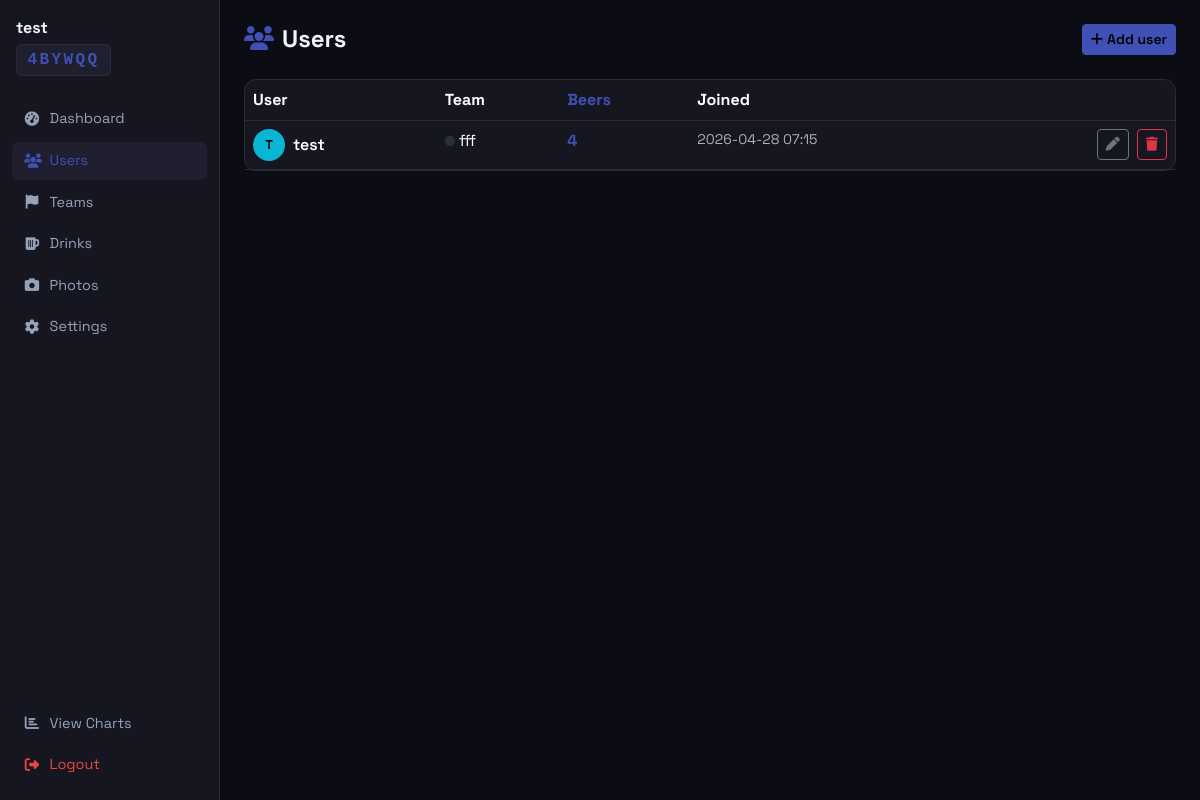
Screenshot of /admin/4BYWQQ/users (signed in) with the database file from the repository.
### models.py (models this page shows, shortened)
class DrinkSession(db.Model):
    __tablename__ = 'drink_session'
    id             = db.Column(db.Integer,    primary_key=True)
    code           = db.Column(db.String(6),  unique=True, nullable=False, index=True)
    name           = db.Column(db.String(100), nullable=False)
    chart_title    = db.Column(db.String(140), nullable=True)
    drink_label    = db.Column(db.String(60),  nullable=True)
    vomit_enabled  = db.Column(db.Boolean,    default=True, nullable=True)
    password_hash  = db.Column(db.String(256), nullable=False)
    is_open        = db.Column(db.Boolean,    default=True,  nullable=False)
    created_at     = db.Column(db.DateTime,   default=datetime.utcnow, nullable=False)
    users  = db.relationship('User',  back_populates='session', cascade='all, delete-orphan')
    teams  = db.relationship('Team',  back_populates='session', cascade='all, delete-orphan')
    drinks = db.relationship('Drink', back_populates='session', cascade='all, delete-orphan')

class User(db.Model):
    __tablename__ = 'user'
    id         = db.Column(db.String(36),  primary_key=True, default=lambda: str(uuid.uuid4()))
    session_id = db.Column(db.Integer,     db.ForeignKey('drink_session.id'), nullable=False)
    team_id    = db.Column(db.Integer,     db.ForeignKey('team.id'),          nullable=True)
    username   = db.Column(db.String(80),  nullable=False)
    color      = db.Column(db.String(7),   nullable=False, default='#3f51b5')
    joined_at  = db.Column(db.DateTime,    default=datetime.utcnow, nullable=False)
    session = db.relationship('DrinkSession', back_populates='users')
    team    = db.relationship('Team',         back_populates='users')
    drinks  = db.relationship('Drink',        back_populates='user', cascade='all, delete-orphan')

class Team(db.Model):
    __tablename__ = 'team'
    id         = db.Column(db.Integer,   primary_key=True)
    session_id = db.Column(db.Integer,   db.ForeignKey('drink_session.id'), nullable=False)
    name       = db.Column(db.String(80), nullable=False)
    color      = db.Column(db.String(7),  nullable=False, default='#3b82f6')
    session = db.relationship('DrinkSession', back_populates='teams')
    users   = db.relationship('User', back_populates='team')
    __table_args__ = (
        db.UniqueConstraint('session_id', 'name', name='uq_team_name_per_session'),
    )

### blueprints/admin.py (the view)
@admin_bp.route('/<code>/users')
@session_admin_required
def users(code):
    ds        = DrinkSession.query.filter_by(code=code).first()
    all_users = User.query.filter_by(session_id=ds.id).all()
    all_teams = Team.query.filter_by(session_id=ds.id).all()
    for u in all_users:
        u.beer_count = Drink.query.filter_by(user_id=u.id, kind='beer').count()
    return render_template('admin/users.html', ds=ds, users=all_users, teams=all_teams)

### blueprints/admin.py (called while the page is built)
def session_admin_required(f):
    @wraps(f)
    def decorated(*args, **kwargs):
        code = kwargs.get('code', '')
        if session.get('superadmin'):
            return f(*args, **kwargs)
        if session.get('session_admin', {}).get('code') != code:
            return redirect(url_for('admin.login', code=code))
        return f(*args, **kwargs)
    return decorated

### templates/admin/users.html (shortened to what this page needs)
{% extends 'admin/base.html' %}
{% block content %}
<div class="d-flex align-items-center justify-content-between mb-4">
    <h4 class="fw-bold mb-0"><i class="fas fa-users text-amber me-2"></i>Users</h4>
    <button class="btn btn-amber btn-sm" data-bs-toggle="modal" data-bs-target="#createUserModal">
        <i class="fas fa-plus me-1"></i>Add user
    </button>
</div>
<div class="card">
    <div class="table-responsive">
        <table class="table table-hover mb-0">
            <thead>
                <tr>
                    <th>User</th>
                    <th>Team</th>
                    <th class="text-amber">Beers</th>
                    <th>Joined</th>
                    <th></th>
                </tr>
            </thead>
            <tbody>
                {% for u in users %}
                <tr>
                    <td>
                        <div class="d-flex align-items-center gap-2">
                            <div class="user-avatar" style="background: {{ u.color }}; width:32px; height:32px; font-size:0.8rem;">
                                {{ u.username[0].upper() }}
                            </div>
                            <span class="fw-semibold">{{ u.username }}</span>
                        </div>
                    </td>
                    <td>
                        {% if u.team %}
                        <span class="d-flex align-items-center gap-1">
                            <span class="team-dot" style="background: {{ u.team.color }};"></span>
                            {{ u.team.name }}
                        </span>
                        {% else %}
                        <span class="text-muted">—</span>
                        {% endif %}
                    </td>
                    <td class="text-amber fw-bold">{{ u.beer_count }}</td>
                    <td class="text-muted small">{{ u.joined_at.strftime('%Y-%m-%d %H:%M') }}</td>
                    <td class="text-end">
                        <button class="btn btn-sm btn-outline-secondary me-1"
                                onclick="openEditModal('{{ u.id }}','{{ u.username }}','{{ u.color }}',{{ u.team_id or 'null' }})">
                            <i class="fas fa-pen"></i>
                        </button>
                        <button class="btn btn-sm btn-outline-danger"
                                onclick="deleteUser('{{ u.id }}','{{ u.username }}')">
                            <i class="fas fa-trash"></i>
                        </button>
                    </td>
                </tr>
                {% else %}
                <tr><td colspan="5" class="text-muted text-center py-4">No users yet.</td></tr>
                {% endfor %}
            </tbody>
        </table>
    </div>
</div>
{% endblock %}

### templates/admin/base.html (shortened to what this page needs)
<!DOCTYPE html>
<html lang="en" data-bs-theme="dark">
<head>
    <link rel="stylesheet" href="https://cdn.jsdelivr.net/npm/bootstrap@5.3.3/dist/css/bootstrap.min.css">
    <link rel="stylesheet" href="https://cdnjs.cloudflare.com/ajax/libs/font-awesome/6.5.2/css/all.min.css">
    <link rel="stylesheet" href="{{ url_for('static', filename='style.css') }}">
</head>
<body>
<div class="d-flex" style="min-height: 100vh;">
    {% if ds is defined %}
    <aside class="admin-sidebar d-none d-md-flex">
        <div class="mb-4 px-1">
            <div class="fw-bold text-truncate">{{ ds.name }}</div>
            <div class="mt-1"><span class="session-code">{{ ds.code }}</span></div>
        </div>
        <nav class="d-flex flex-column gap-1 flex-grow-1">
            <a href="{{ url_for('admin.dashboard', code=ds.code) }}"
               class="admin-nav-link {% if request.endpoint == 'admin.dashboard' %}active{% endif %}">
                <i class="fas fa-gauge-high"></i> Dashboard
            </a>
            <a href="{{ url_for('admin.users', code=ds.code) }}"
               class="admin-nav-link {% if request.endpoint == 'admin.users' %}active{% endif %}">
                <i class="fas fa-users"></i> Users
            </a>
            <a href="{{ url_for('admin.teams', code=ds.code) }}"
               class="admin-nav-link {% if request.endpoint == 'admin.teams' %}active{% endif %}">
                <i class="fas fa-flag"></i> Teams
            </a>
            <a href="{{ url_for('admin.drinks', code=ds.code) }}"
               class="admin-nav-link {% if request.endpoint == 'admin.drinks' %}active{% endif %}">
                <i class="fas fa-beer-mug-empty"></i> Drinks
            </a>
            <a href="{{ url_for('admin.photos', code=ds.code) }}"
               class="admin-nav-link {% if request.endpoint == 'admin.photos' %}active{% endif %}">
                <i class="fas fa-camera"></i> Photos
            </a>
            <a href="{{ url_for('admin.settings', code=ds.code) }}"
               class="admin-nav-link {% if request.endpoint == 'admin.settings' %}active{% endif %}">
                <i class="fas fa-gear"></i> Settings
            </a>
        </nav>
        <div class="d-flex flex-column gap-1">
            <a href="{{ url_for('public.chart', code=ds.code) }}"
               class="admin-nav-link" target="_blank">
                <i class="fas fa-chart-bar"></i> View Charts
            </a>
            <a href="{{ url_for('admin.logout', code=ds.code) }}"
               class="admin-nav-link danger">
                <i class="fas fa-right-from-bracket"></i> Logout
            </a>
        </div>
    </aside>
    {% endif %}
    <div class="flex-grow-1 overflow-auto" style="background: var(--bg-base);">
        <div class="p-4">
            {% block content %}{% endblock %}
        </div>
    </div>
</div>
</body>
</html>

### static/style.css (style rules this page uses)
:root { --amber: #3f51b5; --amber-light: #5c6bc0; --amber-dark: #303f9f; --bg-base: #0c0c14; --bg-surface: #161621; --bg-elevated: #1f1f30; --border: #2a2a3a; --text-muted: #64748b; }
body { background-color: var(--bg-base); color: #f1f5f9; font-family: 'Space Grotesk', system-ui, -apple-system, BlinkMacSystemFont, sans-serif; }
.btn-amber { background-color: var(--amber); border-color: var(--amber); color: #000; font-weight: 600; }
.text-amber { color: var(--amber) !important; }
.card { background-color: var(--bg-surface); border: 1px solid var(--border); border-radius: 0.75rem; }
.user-avatar { width: 42px; height: 42px; border-radius: 50%; display: inline-flex; align-items: center; justify-content: center; font-weight: 800; font-size: 1rem; color: #000; flex-shrink: 0; }
.team-dot { display: inline-block; width: 10px; height: 10px; border-radius: 50%; flex-shrink: 0; }
.admin-sidebar { width: 220px; min-height: 100vh; background-color: var(--bg-surface); border-right: 1px solid var(--border); flex-shrink: 0; display: flex; flex-direction: column; padding: 1rem 0.75rem; }
.admin-nav-link { display: flex; align-items: center; gap: 0.6rem; padding: 0.5rem 0.75rem; border-radius: 0.45rem; color: #94a3b8; text-decoration: none; font-size: 0.9rem; transition: color 0.12s, background-color 0.12s; }
.admin-nav-link i { width: 1rem; text-align: center; }
.admin-nav-link:hover, .admin-nav-link.active { color: var(--amber); background-color: var(--bg-elevated); }
.admin-nav-link.danger { color: #ef4444; }
.session-code { font-family: 'Courier New', Courier, monospace; font-weight: 700; font-size: 1rem; color: var(--amber); background-color: var(--bg-elevated); border: 1px solid var(--border); padding: 0.2rem 0.65rem; border-radius: 0.35rem; letter-spacing: 0.15em; display: inline-block; }
.table { --bs-table-bg: transparent; --bs-table-border-color: var(--border); color: #f1f5f9; }

### rows the page displays
DrinkSession: name "test", code "4BYWQQ"
User: username "T", username "test", team.name "fff", beer_count "4", joined_at "2026-04-28 07:15"
